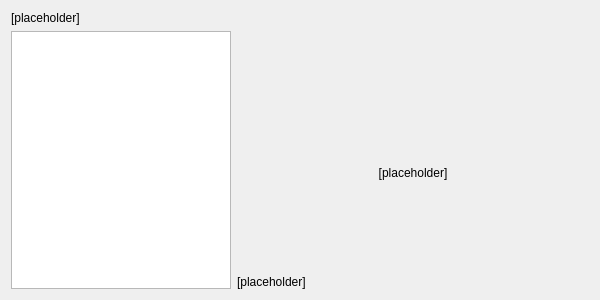
<?xml version="1.0" encoding="UTF-8"?>
<ui version="4.0">
 <class>pgKwSubcategory</class>
 <widget class="QWidget" name="pgKwSubcategory">
  <property name="geometry">
   <rect>
    <x>0</x>
    <y>0</y>
    <width>600</width>
    <height>300</height>
   </rect>
  </property>
  <property name="sizePolicy">
   <sizepolicy hsizetype="MinimumExpanding" vsizetype="MinimumExpanding">
    <horstretch>0</horstretch>
    <verstretch>0</verstretch>
   </sizepolicy>
  </property>
  <property name="styleSheet">
   <string notr="true"/>
  </property>
  <layout class="QVBoxLayout" name="verticalLayout_3">
   <item>
    <widget class="QLabel" name="lblSelectSubcategory">
     <property name="styleSheet">
      <string notr="true">font: 11pt &quot;Ubuntu&quot;;</string>
     </property>
     <property name="text">
      <string>[placeholder]</string>
     </property>
     <property name="alignment">
      <set>Qt::AlignLeading|Qt::AlignLeft|Qt::AlignTop</set>
     </property>
     <property name="wordWrap">
      <bool>true</bool>
     </property>
    </widget>
   </item>
   <item>
    <layout class="QGridLayout" name="gridLayout">
     <item row="0" column="2">
      <spacer name="verticalSpacer_15">
       <property name="orientation">
        <enum>Qt::Vertical</enum>
       </property>
       <property name="sizeType">
        <enum>QSizePolicy::Fixed</enum>
       </property>
       <property name="sizeHint" stdset="0">
        <size>
         <width>20</width>
         <height>40</height>
        </size>
       </property>
      </spacer>
     </item>
     <item row="2" column="1" colspan="3">
      <widget class="QLabel" name="lblDescribeSubcategory">
       <property name="sizePolicy">
        <sizepolicy hsizetype="Expanding" vsizetype="Expanding">
         <horstretch>0</horstretch>
         <verstretch>0</verstretch>
        </sizepolicy>
       </property>
       <property name="styleSheet">
        <string notr="true">font: 11pt &quot;Ubuntu&quot;;</string>
       </property>
       <property name="text">
        <string>[placeholder]</string>
       </property>
       <property name="alignment">
        <set>Qt::AlignLeading|Qt::AlignLeft|Qt::AlignVCenter</set>
       </property>
       <property name="wordWrap">
        <bool>true</bool>
       </property>
       <property name="margin">
        <number>0</number>
       </property>
      </widget>
     </item>
     <item row="1" column="3">
      <spacer name="horizontalSpacer_4">
       <property name="orientation">
        <enum>Qt::Horizontal</enum>
       </property>
       <property name="sizeHint" stdset="0">
        <size>
         <width>40</width>
         <height>20</height>
        </size>
       </property>
      </spacer>
     </item>
     <item row="1" column="1">
      <spacer name="horizontalSpacer_5">
       <property name="orientation">
        <enum>Qt::Horizontal</enum>
       </property>
       <property name="sizeHint" stdset="0">
        <size>
         <width>40</width>
         <height>20</height>
        </size>
       </property>
      </spacer>
     </item>
     <item row="1" column="2">
      <widget class="QLabel" name="lblIconSubcategory">
       <property name="sizePolicy">
        <sizepolicy hsizetype="Fixed" vsizetype="Fixed">
         <horstretch>0</horstretch>
         <verstretch>0</verstretch>
        </sizepolicy>
       </property>
       <property name="minimumSize">
        <size>
         <width>192</width>
         <height>192</height>
        </size>
       </property>
       <property name="maximumSize">
        <size>
         <width>192</width>
         <height>192</height>
        </size>
       </property>
       <property name="styleSheet">
        <string notr="true">font: 11pt &quot;Ubuntu&quot;;</string>
       </property>
       <property name="text">
        <string>[placeholder]</string>
       </property>
       <property name="scaledContents">
        <bool>true</bool>
       </property>
       <property name="alignment">
        <set>Qt::AlignCenter</set>
       </property>
       <property name="wordWrap">
        <bool>true</bool>
       </property>
      </widget>
     </item>
     <item row="0" column="0" rowspan="3">
      <widget class="QListWidget" name="lstSubcategories">
       <property name="sizePolicy">
        <sizepolicy hsizetype="Fixed" vsizetype="MinimumExpanding">
         <horstretch>0</horstretch>
         <verstretch>0</verstretch>
        </sizepolicy>
       </property>
       <property name="minimumSize">
        <size>
         <width>220</width>
         <height>0</height>
        </size>
       </property>
       <property name="maximumSize">
        <size>
         <width>220</width>
         <height>16777215</height>
        </size>
       </property>
       <property name="baseSize">
        <size>
         <width>0</width>
         <height>0</height>
        </size>
       </property>
      </widget>
     </item>
    </layout>
   </item>
  </layout>
 </widget>
 <resources/>
 <connections/>
</ui>
